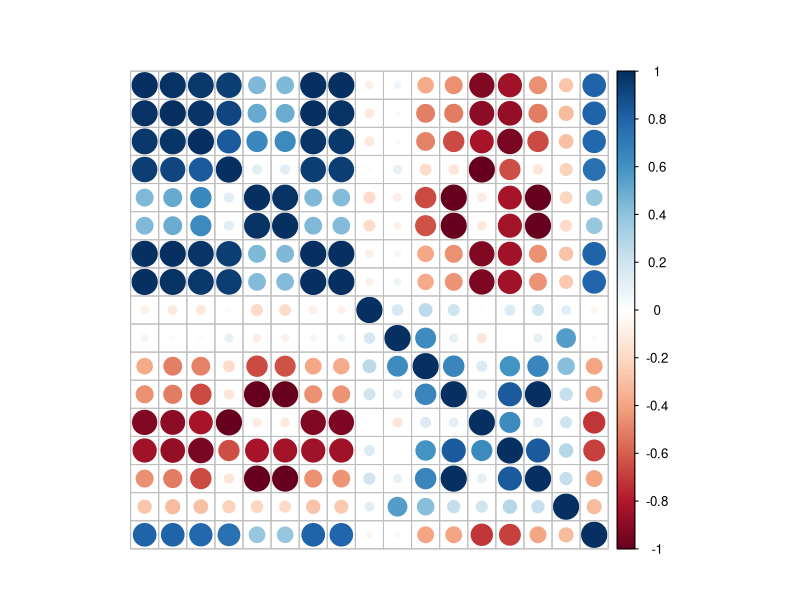
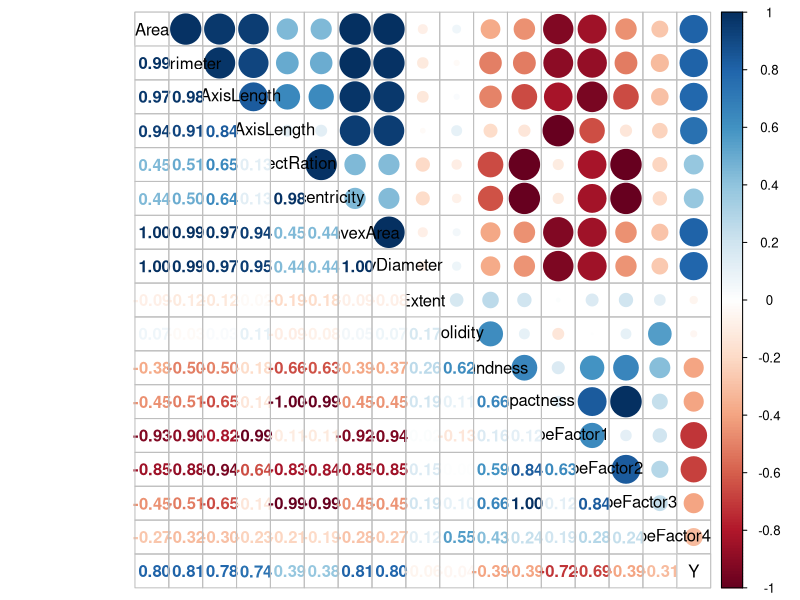

These figures' R source, in order:
## ---- chunk 1
# Load in the data
train <- read.csv("data/train_data.csv")
## ---- chunk 2
full_model <- lm(Y ~ ., data = train)
summary(full_model)
## ---- chunk 3
correlation_matrix <- cor(train[, -which(names(train) == "Y")])
correlation_matrix
## ---- chunk 4
library(corrplot)
# Circles correlation plot
corrplot(cor(train), method = "circle",
        tl.pos = "n", mar = c(2, 1, 3, 1)) 
## ---- chunk 5
# Visualization of correlation matrix
corrplot.mixed(cor(train),
               lower = "number", 
               upper = "circle",
               tl.col = "black")
## ---- chunk 6
# Check for multicollinearity
library(car)
vif_values <- vif(full_model)
vif_values
